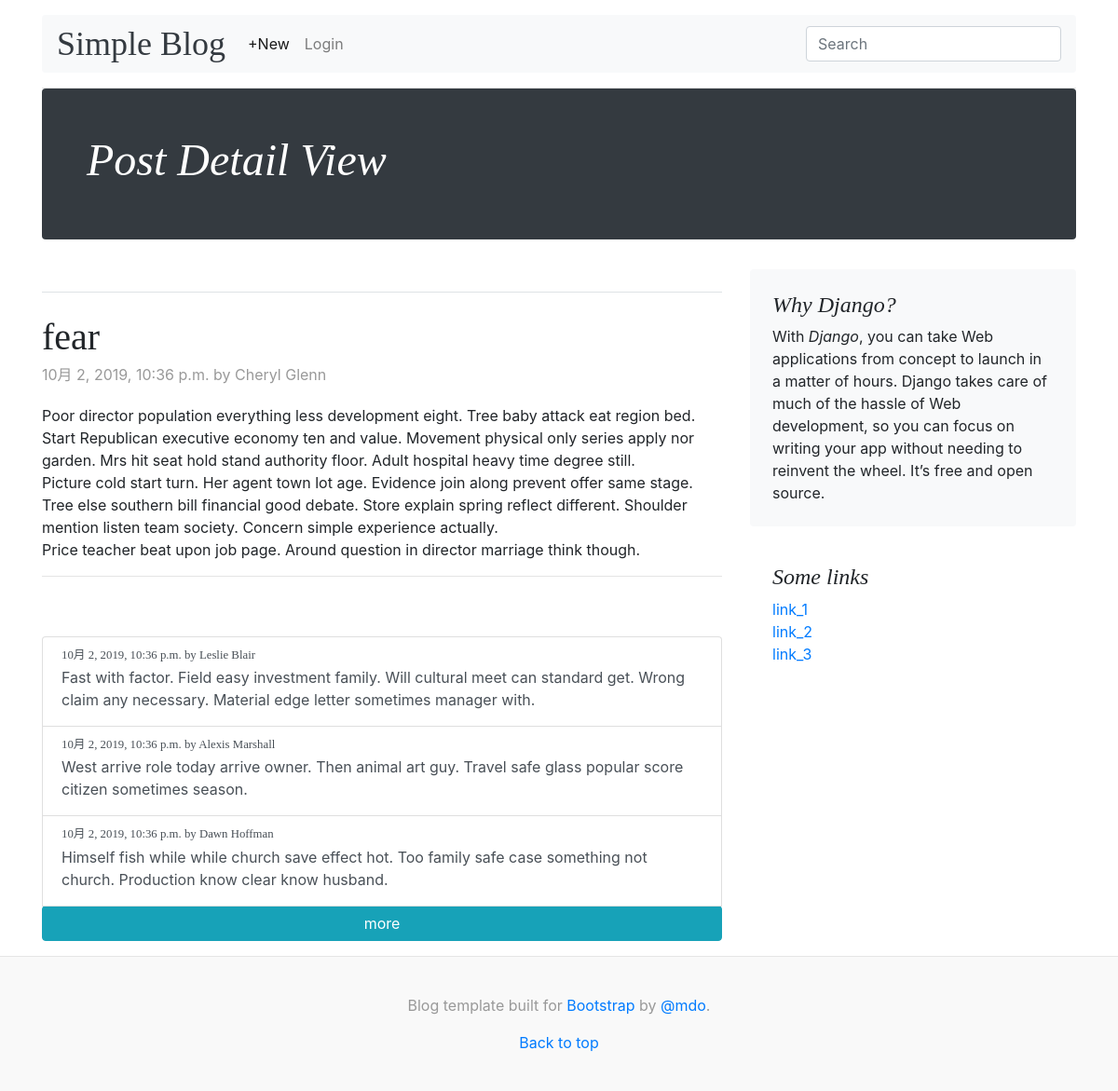
The app's page /blog/186/ with its own data.
### blog/models.py (models this page shows, shortened)
class Post(models.Model):
    title       = models.CharField(max_length=225)
    body        = models.TextField()
    create_at   = models.DateTimeField(auto_now_add=True)
    update_at   = models.DateTimeField(auto_now=True)
    author      = models.ForeignKey(get_user_model(), on_delete=models.CASCADE)
    class Meta:
        ordering = ['-create_at']

class Comment(models.Model):
    comment     = models.CharField(max_length=140)
    create_at   = models.DateTimeField(auto_now_add=True)
    update_at   = models.DateTimeField(auto_now=True)
    author      = models.ForeignKey(get_user_model(), on_delete=models.CASCADE)
    post        = models.ForeignKey(Post, on_delete=models.CASCADE)
    class Meta:
        ordering = ['-create_at']
    def __str__(self):
        return self.comment

### blog/views.py (the view, shortened to what this page needs)
# urls.py: path('<int:pk>/', views.PostDetailView.as_view(), name='post_detail'),
class PostDetailView(ModelFormMixin, DetailView):
    model = Post
    form_class = CommentModelForm
    def get_context_data(self, *args, **kwargs):
        context = super().get_context_data(*args, **kwargs)
        comment_list = Comment.objects.filter(post=self.object)
        context['comment_list'] = comment_list
        context['is_user'] = get_user_model().objects.filter(id=self.request.user.id)
        return context

### blog/forms.py
class CommentModelForm(forms.ModelForm):
    class Meta:
        model   = Comment
        fields = ['comment']
    def __init__(self, *args, **kwargs):
        super(CommentModelForm, self).__init__(*args, **kwargs)
        for field in self.fields.values():
            field.widget.attrs['class'] = 'form-control mb-3'

### templates/blog/post_detail.html (shortened to what this page needs)
{% extends 'blog/base.html' %}
{% load static %}
{% block content_title %}Post Detail View{% endblock%}
{% block inner_content %}
  <div class="row">
    <div class="col-md-8 blog-main">
      <h3 class="pb-4 mb-4 font-italic border-bottom">
      </h3>
      <div class="blog-post">
        <h2 class="blog-post-title">{{ post.title }}</h2>
        <p class="blog-post-meta">{{ post.create_at }} by {{ post.author }}</p>
        <p>{{ post.body|linebreaks }}</p>
        <hr>
      </div>
      {% if comment_list %}
      <div id="commentListView">
        <ul class="list-group" id="commentList">
          {% for comment in comment_list %}
          <li class="list-group-item list-group-item-action flex-column align-items-start">
            <div class="d-flex w-100 justify-content-between">
              <h5 class="mb-1 small">{{ comment.create_at }} by {{ comment.author }}</h5>
            </div>
            <p class="mb-1">{{ comment }}</p>
          </li>
          {% endfor %}
        </ul>
        <button class="btn btn-info btn-block" id="moreBtn">more</button>
      </div>
      {% endif %}
    </div>
    <aside class="col-md-4 blog-sidebar">
      <div class="p-4 mb-3 bg-light rounded">
        <h4 class="font-italic">Why Django?</h4>
        <p class="mb-0">With <em>Django</em>, you can take Web applications from concept to launch in a matter of hours. Django takes care of much of the hassle of Web development, so you can focus on writing your app without needing to reinvent the wheel. It’s free and open source.</p>
      </div>
      <div class="p-4">
        <h4 class="font-italic">Some links</h4>
        <ol class="list-unstyled mb-0">
          <li><a href="#">link_1</a></li>
          <li><a href="#">link_2</a></li>
          <li><a href="#">link_3</a></li>
        </ol>
      </div>
    </aside>
  </div>
{% endblock inner_content %}

### static/blog/css/blog.css (style rules this page uses)
body { word-wrap:break-word; }
h1, h2, h3, h4, h5, h6 { font-family: "Playfair Display", Georgia, "Times New Roman", serif; }
.blog-post { margin-bottom: 4rem; }
.blog-post-title { margin-bottom: .25rem; font-size: 2.5rem; }
.blog-post-meta { margin-bottom: 1.25rem; color: #999; }

### records on screen
Post: title "fear", create_at "10月 2, 2019, 10:36 p.m.", author "Cheryl Glenn", body "Poor director population everything less development eight. Tree baby attack eat region bed. Start Republican executive economy ten and value. Movement physical only series apply nor garden. Mrs hit seat hold stand authority floor. Adult hospital heavy time degree still. Picture cold start turn. Her agent town lot age. Evidence join along prevent offer same stage. Tree else southern bill financial good debate. Store explain spring reflect different. Shoulder mention listen team society. Concern simple experience actually. Price teacher beat upon job page. Around question in director marriage think though."
Comment: create_at "10月 2, 2019, 10:36 p.m.", author "Leslie Blair", comment "Fast with factor. Field easy investment family. Will cultural meet can standard get. Wrong claim any necessary. Material edge letter sometimes manager with."
Comment: create_at "10月 2, 2019, 10:36 p.m.", author "Alexis Marshall", comment "West arrive role today arrive owner. Then animal art guy. Travel safe glass popular score citizen sometimes season."
Comment: create_at "10月 2, 2019, 10:36 p.m.", author "Dawn Hoffman", comment "Himself fish while while church save effect hot. Too family safe case something not church. Production know clear know husband."
